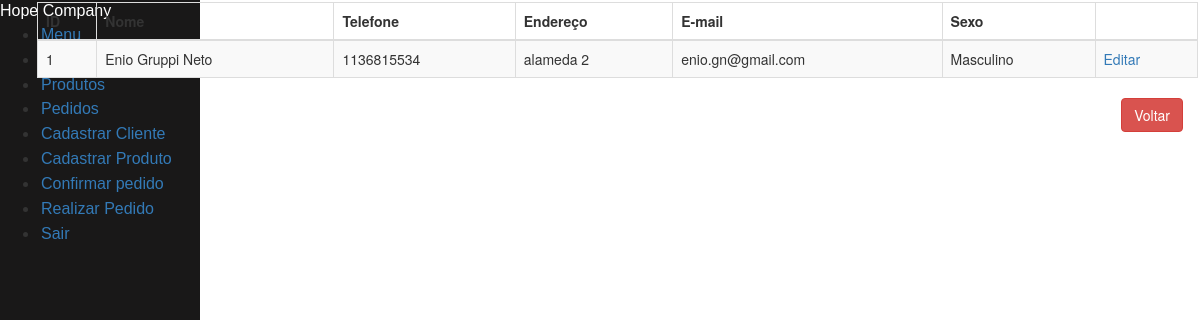
The page /cliente/ on the database as committed earlier.
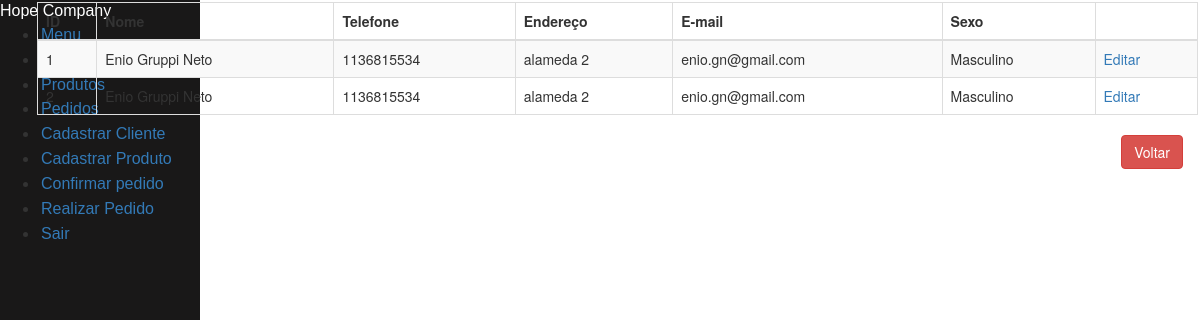
The same page on the database as committed later.
### tables this page shows
CREATE TABLE cliente (
    id_cliente INTEGER PRIMARY KEY AUTOINCREMENT,
    nome VARCHAR(50) NOT NULL,
    sexo VARCHAR(1) NOT NULL,
    telefone CHAR(11) NULL,
    endereco CHAR(100) NULL,
    email CHAR(100) NULL
);

### clientes.py (the view)
@app.route("/cliente/")
def listar_clientes_api():
    return render_template("lista_clientes.html", clientes = listar_clientes())

### clientes.py (called while the page is built)
def row_to_dict(description, row):
    if row == None:
        return None
    d = {}
    for i in range(0, len(row)):
        d[description[i][0]] = row[i]
    return d

def rows_to_dict(description, rows):
    result = []
    for row in rows:
        result.append(row_to_dict(description, row))
    return result

def conectar():
    return sqlite3.connect('clientes.db')

def listar_clientes():
    with closing(conectar()) as con, closing(con.cursor()) as cur:
        cur.execute("SELECT id_cliente, nome, sexo, telefone, endereco, email FROM cliente ORDER BY id_cliente")
        return rows_to_dict(cur.description, cur.fetchall())

### templates/lista_clientes.html (shortened to what this page needs)
{% extends "menu.html" %}
{% block content %}
    <div class="table-responsive" id="sailorTableArea">
        <table id="sailorTable" class="table table-striped table-bordered" width="100%">
            <thead>
                <tr>
                    <th>ID</th>
                    <th>Nome</th>
                    <th>Telefone</th>
                    <th>Endereço</th>
                    <th>E-mail</th>
                    <th>Sexo</th>
                    <th>&nbsp;</th>
                </tr>
            </thead>
            <tbody>
                {% for cliente in clientes %}
                <tr>
                    <td>{{cliente['id_cliente']}}</td>
                    <td>{{cliente['nome']}}</td>
                    <td>{{cliente['telefone']}}</td>
                    <td>{{cliente['endereco']}}</td>
                    <td>{{cliente['email']}}</td>
                    <td>{% if cliente['sexo'] == 'M' %}Masculino{% else %}Feminino{% endif %}</td>
                    <td><a href="/cliente/{{cliente['id_cliente']}}" class="botao">Editar</a></td>
                </tr>
                {% endfor %}
            </tbody>
        </table>
    </div>
    <div class="form-group">
        <label class="col-md-4 control-label" for="btnsalvar"></label>
        <div class="col-md-8 text-right">
            <a id="btncancelar" name="btncancelar" class="btn btn-danger" href="/menu">Voltar</a>
        </div>
    </div>
{% endblock %}

### templates/menu.html (shortened to what this page needs)
<!DOCTYPE html>
<html>
<head>
  {% block head%}
  <link href="//maxcdn.bootstrapcdn.com/bootstrap/3.3.0/css/bootstrap.min.css" rel="stylesheet" id="bootstrap-css">
  <link rel="stylesheet" href="https://unpkg.com/purecss@2.0.3/build/pure-min.css">
{% endblock %}
<header>
    {% block navbar %}
    <div class="pure-menu custom-restricted-width">
        <span class="pure-menu-heading">Hope Company</span>
        <ul class="pure-menu-list">
            <li class="pure-menu-item">
                <a href="/menu/" class="pure-menu-link">Menu</a>
            </li>
            <li class="pure-menu-item">
                <a href="/cliente" class="pure-menu-link">Clientes</a>
            </li>
            <li class="pure-menu-item">
                <a href="/produto" class="pure-menu-link">Produtos</a>
            </li>
            <li class="pure-menu-item">
                <a href="/pedido" class="pure-menu-link">Pedidos</a>
            </li>
            <li class="pure-menu-item">
                <a href="/cliente/novo" class="pure-menu-link">Cadastrar Cliente</a>
            </li>
            <li class="pure-menu-item">
                <a href="/produto/novo" class="pure-menu-link">Cadastrar Produto</a>
            </li>
            <li class="pure-menu-item">
                <a href="/pedido/novo" class="pure-menu-link">Confirmar pedido</a>
            </li>
            <li class="pure-menu-item">
                <a href="/produto/pedido" class="pure-menu-link">Realizar Pedido</a>
            </li>
            <li class="pure-menu-item">
                <a href="/" class="pure-menu-link">Sair</a>
            </li>
        </ul>
    </div>
</header>
{% endblock %}
<body>
    {% block body%}
        <aside>
            {% block content%}
            {% endblock %}
        </aside>
    {% endblock %}
</body>
</html>

### templates/menu.html (style rules this page uses)
.custom-restricted-width { display: inline-block; background-color: #191818; width: 200px; }
.pure-menu-heading { font-family: Arial, Helvetica, sans-serif; font-size: 12pt; color: white; }
.pure-menu-link { font-family: Arial, Helvetica, sans-serif; font-size: 12pt; }
.pure-menu { height: 100%; position: fixed; }
.pure-menu-item { padding: 1px; }
aside { position: relative; float: right; top: 0; left: 0; width: 1165px; padding: 2px; }

Rows that differ between the two databases and show on the page:
added cliente: id_cliente "2", nome "Enio Gruppi Neto", telefone "1136815534", endereco "alameda 2", email "enio.gn@gmail.com", sexo "Masculino"
